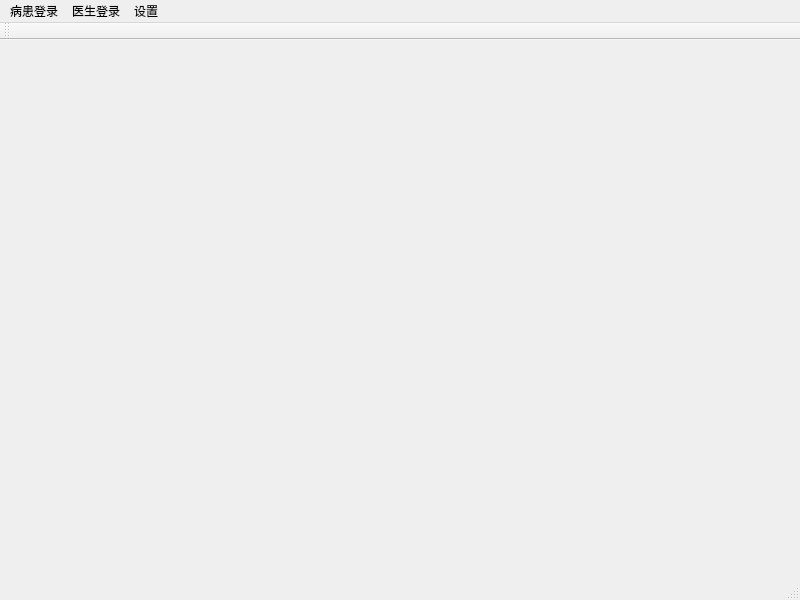
<?xml version="1.0" encoding="UTF-8"?>
<ui version="4.0">
 <class>MainWindow</class>
 <widget class="QMainWindow" name="MainWindow">
  <property name="geometry">
   <rect>
    <x>0</x>
    <y>0</y>
    <width>800</width>
    <height>600</height>
   </rect>
  </property>
  <property name="windowTitle">
   <string>MainWindow</string>
  </property>
  <widget class="QWidget" name="centralwidget"/>
  <widget class="QMenuBar" name="menubar">
   <property name="geometry">
    <rect>
     <x>0</x>
     <y>0</y>
     <width>800</width>
     <height>26</height>
    </rect>
   </property>
   <widget class="QMenu" name="menu">
    <property name="title">
     <string>病患登录</string>
    </property>
    <addaction name="actionguahao_2"/>
    <addaction name="actionquyao"/>
    <addaction name="actionadzhuyuanpat"/>
   </widget>
   <widget class="QMenu" name="menu_2">
    <property name="title">
     <string>医生登录</string>
    </property>
    <addaction name="actionjiaohao"/>
    <addaction name="actionkaiyao"/>
    <addaction name="actionzhuyuandoc"/>
   </widget>
   <widget class="QMenu" name="menu_3">
    <property name="title">
     <string>设置</string>
    </property>
   </widget>
   <addaction name="menu"/>
   <addaction name="menu_2"/>
   <addaction name="menu_3"/>
  </widget>
  <widget class="QStatusBar" name="statusbar"/>
  <widget class="QToolBar" name="toolBar">
   <property name="windowTitle">
    <string>toolBar</string>
   </property>
   <attribute name="toolBarArea">
    <enum>TopToolBarArea</enum>
   </attribute>
   <attribute name="toolBarBreak">
    <bool>false</bool>
   </attribute>
  </widget>
  <action name="actionguahao">
   <property name="text">
    <string>guahao </string>
   </property>
  </action>
  <action name="action_reg">
   <property name="text">
    <string>挂号</string>
   </property>
  </action>
  <action name="action_med">
   <property name="text">
    <string>取药</string>
   </property>
  </action>
  <action name="actionguahao_2">
   <property name="text">
    <string>挂号</string>
   </property>
  </action>
  <action name="actionquyao">
   <property name="text">
    <string>取药</string>
   </property>
  </action>
  <action name="actionadzhuyuanpat">
   <property name="text">
    <string>住院单</string>
   </property>
  </action>
  <action name="actionjiaohao">
   <property name="text">
    <string>叫号</string>
   </property>
  </action>
  <action name="actionkaiyao">
   <property name="text">
    <string>开药</string>
   </property>
  </action>
  <action name="actionzhuyuandoc">
   <property name="text">
    <string>住院医嘱</string>
   </property>
  </action>
 </widget>
 <resources/>
 <connections/>
</ui>
